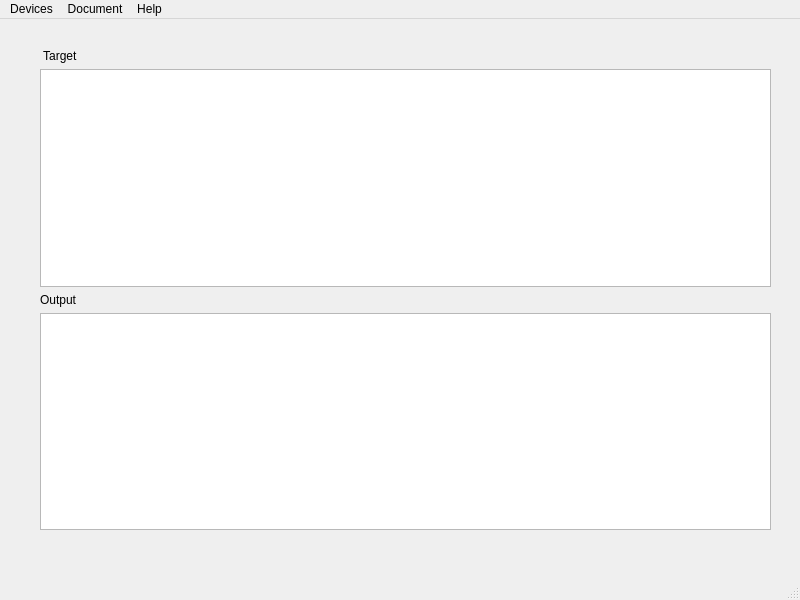
<?xml version="1.0" encoding="UTF-8"?>
<ui version="4.0">
 <class>RouterScanMainWindow</class>
 <widget class="QMainWindow" name="RouterScanMainWindow">
  <property name="geometry">
   <rect>
    <x>0</x>
    <y>0</y>
    <width>800</width>
    <height>600</height>
   </rect>
  </property>
  <property name="windowTitle">
   <string>Router Scanner</string>
  </property>
  <widget class="QWidget" name="centralwidget">
   <widget class="QWidget" name="layoutWidget">
    <property name="geometry">
     <rect>
      <x>40</x>
      <y>30</y>
      <width>731</width>
      <height>481</height>
     </rect>
    </property>
    <layout class="QVBoxLayout" name="verticalLayout_3">
     <item>
      <layout class="QVBoxLayout" name="verticalLayout">
       <item>
        <widget class="QLabel" name="label">
         <property name="text">
          <string> Target</string>
         </property>
        </widget>
       </item>
       <item>
        <widget class="QTextBrowser" name="textBrowserTarget"/>
       </item>
      </layout>
     </item>
     <item>
      <layout class="QVBoxLayout" name="verticalLayout_2">
       <item>
        <widget class="QLabel" name="label_2">
         <property name="text">
          <string>Output</string>
         </property>
        </widget>
       </item>
       <item>
        <widget class="QTextBrowser" name="textBrowserOutput"/>
       </item>
      </layout>
     </item>
    </layout>
   </widget>
  </widget>
  <widget class="QMenuBar" name="menubar">
   <property name="geometry">
    <rect>
     <x>0</x>
     <y>0</y>
     <width>800</width>
     <height>27</height>
    </rect>
   </property>
   <widget class="QMenu" name="menuDevices">
    <property name="title">
     <string>Devices</string>
    </property>
    <widget class="QMenu" name="menuMikroTik">
     <property name="title">
      <string>MikroTik</string>
     </property>
     <widget class="QMenu" name="menuCVE_2018_14847">
      <property name="title">
       <string>CVE_2018_14847</string>
      </property>
      <addaction name="actionExploitCVE_2018_14847"/>
      <addaction name="actionUtilizationCVE_2018_14847"/>
     </widget>
     <addaction name="menuCVE_2018_14847"/>
     <addaction name="actionCVE_2019_3924"/>
     <addaction name="actionCVE_2019_3943"/>
     <addaction name="actionCVE_2020_5720"/>
     <addaction name="action0Day"/>
    </widget>
    <widget class="QMenu" name="menuTP_Link">
     <property name="title">
      <string>TP_Link</string>
     </property>
     <addaction name="actionCVE_2019_15060"/>
     <addaction name="actionCVE_2019_13614"/>
     <addaction name="action0Day_2"/>
    </widget>
    <widget class="QMenu" name="menuCisco">
     <property name="title">
      <string>Cisco</string>
     </property>
     <addaction name="actionCVE_2012_4620"/>
     <addaction name="actionCVE_2019_12717"/>
     <addaction name="action0Day_3"/>
    </widget>
    <widget class="QMenu" name="menuFortinet">
     <property name="title">
      <string>Fortinet</string>
     </property>
     <addaction name="actionCVE_2019_13398"/>
     <addaction name="action0Day_4"/>
    </widget>
    <addaction name="menuMikroTik"/>
    <addaction name="menuTP_Link"/>
    <addaction name="menuCisco"/>
    <addaction name="menuFortinet"/>
   </widget>
   <widget class="QMenu" name="menuDocument">
    <property name="title">
     <string>Document</string>
    </property>
    <addaction name="actionDocument"/>
    <addaction name="actionAPIs"/>
    <addaction name="actionUsage"/>
   </widget>
   <widget class="QMenu" name="menuHelp">
    <property name="title">
     <string>Help</string>
    </property>
    <addaction name="actionHelp"/>
    <addaction name="actionContact"/>
   </widget>
   <addaction name="menuDevices"/>
   <addaction name="menuDocument"/>
   <addaction name="menuHelp"/>
  </widget>
  <widget class="QStatusBar" name="statusbar"/>
  <action name="actionHelp">
   <property name="text">
    <string>Help</string>
   </property>
  </action>
  <action name="actionContact">
   <property name="text">
    <string>Contact</string>
   </property>
  </action>
  <action name="actionAPIs">
   <property name="text">
    <string>APIs</string>
   </property>
  </action>
  <action name="actionDocument">
   <property name="text">
    <string>Document</string>
   </property>
  </action>
  <action name="actionUsage">
   <property name="text">
    <string>Usage</string>
   </property>
  </action>
  <action name="actionExploitCVE_2018_14847">
   <property name="text">
    <string>Exploit</string>
   </property>
  </action>
  <action name="actionUtilizationCVE_2018_14847">
   <property name="text">
    <string>Utilization</string>
   </property>
  </action>
  <action name="actionCVE_2019_3924">
   <property name="text">
    <string>CVE_2019_3924</string>
   </property>
  </action>
  <action name="actionCVE_2019_3943">
   <property name="text">
    <string>CVE_2019_3943</string>
   </property>
  </action>
  <action name="actionCVE_2020_5720">
   <property name="text">
    <string>CVE_2020_5720</string>
   </property>
  </action>
  <action name="action0Day">
   <property name="text">
    <string>0Day</string>
   </property>
  </action>
  <action name="actionCVE_2019_15060">
   <property name="text">
    <string>CVE_2019_15060</string>
   </property>
  </action>
  <action name="actionCVE_2019_13614">
   <property name="text">
    <string>CVE_2019_13614</string>
   </property>
  </action>
  <action name="action0Day_2">
   <property name="text">
    <string>0Day</string>
   </property>
  </action>
  <action name="actionCVE_2012_4620">
   <property name="text">
    <string>CVE_2012_4620</string>
   </property>
  </action>
  <action name="actionCVE_2019_12717">
   <property name="text">
    <string>CVE_2019_12717</string>
   </property>
  </action>
  <action name="action0Day_3">
   <property name="text">
    <string>0Day</string>
   </property>
  </action>
  <action name="actionCVE_2019_13398">
   <property name="text">
    <string>CVE_2019_13398</string>
   </property>
  </action>
  <action name="action0Day_4">
   <property name="text">
    <string>0Day</string>
   </property>
  </action>
 </widget>
 <resources/>
 <connections/>
</ui>
